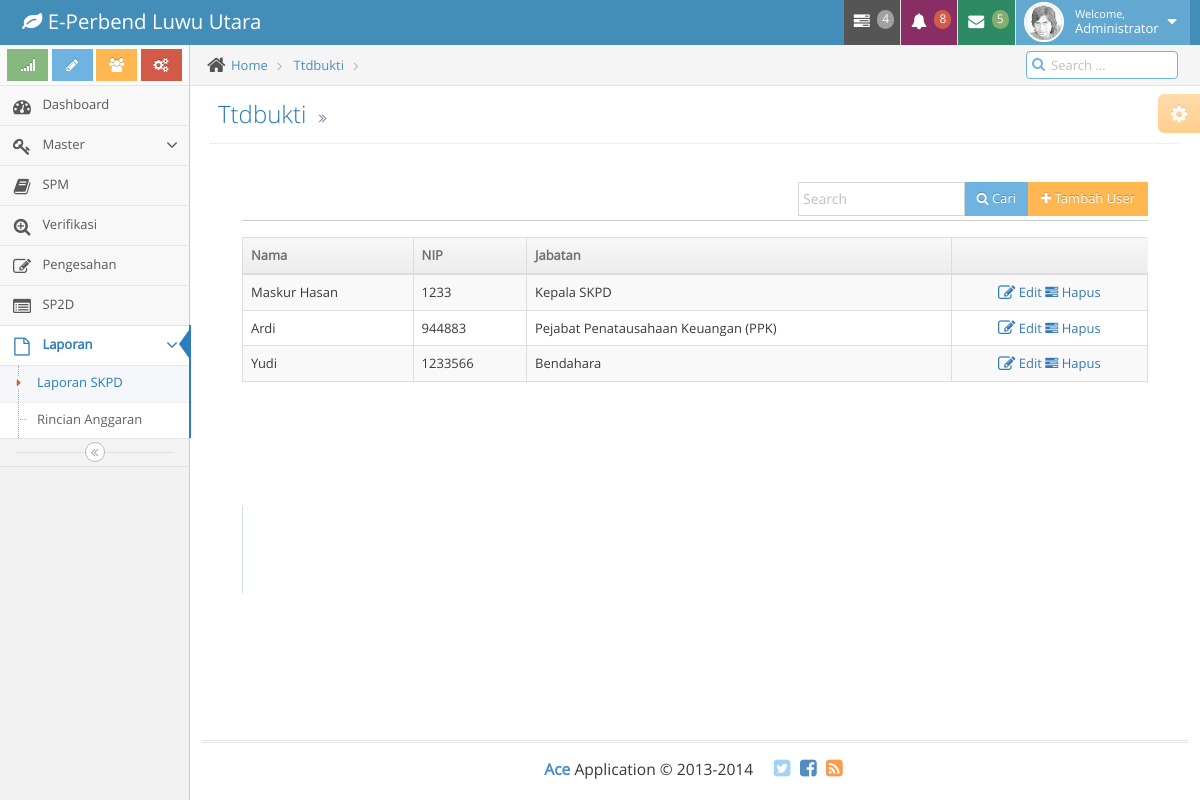
/main.php?module=ttdbukti (signed in), run on the app's committed database.
### tables this page shows
CREATE TABLE IF NOT EXISTS `ttdbukti` (
`id` int(11) NOT NULL,
  `NamaTtd` varchar(40) NOT NULL,
  `Nip` varchar(18) NOT NULL,
  `id_Pangkat` int(11) NOT NULL,
  `Jabatan` int(11) NOT NULL,
  `id_Skpd` int(11) NOT NULL
);

### modul/modttdbukti.php (the view, shortened to what this page needs)
<?php
if (empty($_SESSION['UserName']) AND empty($_SESSION['PassWord'])) {
    echo "<center>Untuk mengakses modul, Anda harus login <br>";
    echo "<a href=index.php><b>LOGIN</b></a></center>";
} else {
$cek=user_akses($_GET['module'],$_SESSION['id_User']);
if($cek==1 OR $_SESSION['UserLevel']=='1') {
  switch ($_GET['act']) {
    default:
        echo '<div class="col-md-12">
                <div class="card">
                  <div class="header">
                    <div class="row">
                      <div class="col-md-6"></div>
                      <div class="col-md-6">
                      <div class="input-group pull-right" style="width: 350px;">
                        <input type="text" name="table_search" class="form-control" placeholder="Search">
                        <div class="input-group-btn">
                          <button class="btn btn-sm btn-info btn-fill"><i class="fa fa-search"></i> Cari</button>';
                          echo "<button class='btn btn-sm btn-warning btn-fill' name='tambahsubdak' onClick=\"window.location.href='?module=ttdbukti&act=add'\"><i class='fa fa-plus'></i> Tambah User</button>";
                        echo '</div>
                      </div>
                      </div>
                    </div>
                  </div>
                  <div class="content table-responsive">
                    <table id="tabledata" class="table table-striped table-bordered table-hover">
                      <thead>
                      <tr>
                        <th>Nama</th><th>NIP</th>
                        <th>Jabatan</th><th></th>
                      </tr>
                      </thead>
                      <tbody>';
                      if($_SESSION['UserLevel']==1) {
                        $sql= mysql_query("SELECT a.*,b.nm_Skpd FROM ttdbukti a, skpd b
                                            WHERE a.id_Skpd = b.id_Skpd");
                      } else {
                        $sql= mysql_query("SELECT * FROM ttdbukti
                                            WHERE id_Skpd = '$_SESSION[id_Skpd]'");
                      }
      				        while($dt = mysql_fetch_array($sql)) {
                        $jns_jabatan = array(1=>'Kepala SKPD',2=>'Pejabat Penatausahaan Keuangan (PPK)',3=>'Bendahara',4=>'Pejabat Pelaksana Teknis Kegiatan (PPTK)');
                        $jbt = $dt['Jabatan'];
                        echo "<tr>
                                <td>$dt[NamaTtd]</td>
                                <td>$dt[Nip]</td>
                                <td>$jns_jabatan[$jbt]</td>
                                <td class=align-center><a href='?module=ttdbukti&act=edit&id=$dt[id]'><i class='fa fa-edit fa-lg'></i> Edit</a> ";
                                    echo "<a href='#'><i class='fa fa-tasks fa-trash-o'></i> Hapus</a>";
                                echo '</td>
                              </tr>';
                      }
                    echo '<tbody></table>
                  <div class="footer">
                    <ul class="pagination pagination-sm no-margin pull-right">
                      <li><a href="#">&laquo;</a></li>
                      <li><a href="#">1</a></li>
                      <li><a href="#">2</a></li>
                      <li><a href="#">3</a></li>
                      <li><a href="#">&raquo;</a></li>
                    </ul>
                  </div>
                  </div>
                </div>
              </div>';
    break;
  }
}
}
?>

### data on the page
ttdbukti: NamaTtd "Maskur Hasan", Nip "1233", Jabatan "Kepala SKPD"
ttdbukti: NamaTtd "Ardi", Nip "944883", Jabatan "Pejabat Penatausahaan Keuangan (PPK)"
ttdbukti: NamaTtd "Yudi", Nip "1233566", Jabatan "Bendahara"

### other printed values
$_SESSION[nm_Lengkap] "Administrator"
$bcm2 "Ttdbukti"
$kt1 "Ttdbukti"
